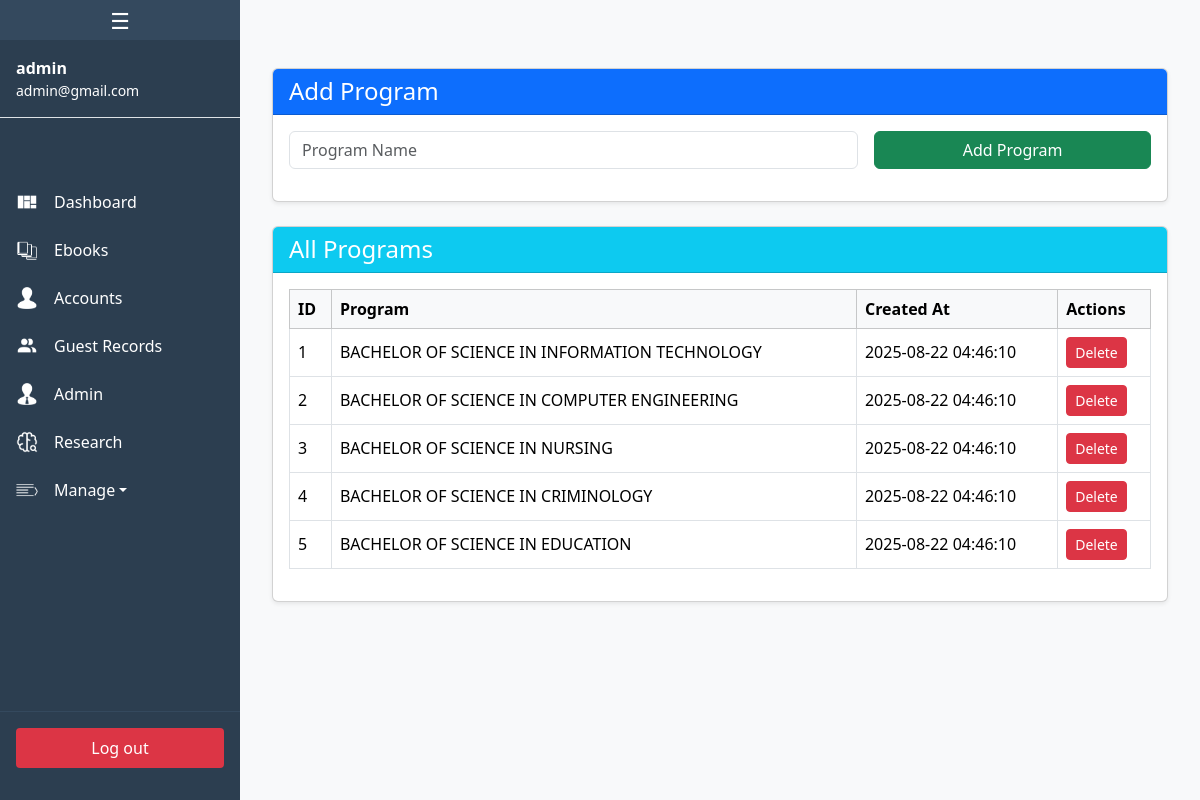
The page /tabs/admin/program_user.php (signed in) on the database its author committed.
### tables this page shows
CREATE TABLE `users` (
  `id` bigint(20) UNSIGNED NOT NULL,
  `username` varchar(255) NOT NULL,
  `email` varchar(255) NOT NULL,
  `email_verified_at` timestamp NULL DEFAULT NULL,
  `password` varchar(255) NOT NULL,
  `status` enum('inactive','active') NOT NULL,
  `remember_token` varchar(100) DEFAULT NULL,
  `created_at` timestamp NULL DEFAULT NULL,
  `updated_at` timestamp NULL DEFAULT NULL
);

CREATE TABLE `program_user` (
  `id` bigint(20) UNSIGNED NOT NULL,
  `program` varchar(255) NOT NULL,
  `created_at` timestamp NULL DEFAULT NULL,
  `updated_at` timestamp NULL DEFAULT NULL
);

### tabs/admin/program_user.php (the view, shortened to what this page needs)
<?php
include 'sidebar.php';
$programs = $conn->query("SELECT * FROM program_user ORDER BY created_at DESC");
?>
<!DOCTYPE html>
<html lang="en">
<head>
    <link href="https://cdn.jsdelivr.net/npm/bootstrap@5.3.1/dist/css/bootstrap.min.css" rel="stylesheet">
</head>
<body class="bg-light">
<div id="main-content" style="padding:20px;">
    <div class="container my-5">
    <div class="card mb-4 shadow-sm">
        <div class="card-header bg-primary text-white">
            <h4 class="mb-0">Add Program</h4>
        </div>
        <div class="card-body">
            <form method="post" class="row g-3">
                <div class="col-md-8">
                    <input type="text" name="program" class="form-control" placeholder="Program Name" required>
                </div>
                <div class="col-md-4">
                    <button type="submit" name="add_program" class="btn btn-success w-100">Add Program</button>
                </div>
            </form>
        </div>
    </div>
    <div class="card shadow-sm">
        <div class="card-header bg-info text-white">
            <h4 class="mb-0">All Programs</h4>
        </div>
        <div class="card-body">
            <table class="table table-bordered table-hover align-middle">
                <thead class="table-light">
                    <tr>
                        <th>ID</th>
                        <th>Program</th>
                        <th>Created At</th>
                        <th>Actions</th>
                    </tr>
                </thead>
                <tbody>
                    <?php while ($row = $programs->fetch_assoc()): ?>
                    <tr>
                        <td><?= $row['id'] ?></td>
                        <td><?= htmlspecialchars($row['program']) ?></td>
                        <td><?= $row['created_at'] ?></td>
                        <td>
                            <a href="?delete_id=<?= $row['id'] ?>" class="btn btn-danger btn-sm" onclick="return confirm('Are you sure you want to delete this program?')">Delete</a>
                        </td>
                    </tr>
                    <?php endwhile; ?>
                </tbody>
            </table>
        </div>
    </div>
</div>
</div>
</body>
</html>

### tabs/admin/sidebar.php (shortened to what this page needs)
<?php
include '../../database/db_connect.php';
$user = null;
if (isset($_SESSION['user_id'])) {
    $stmt = $conn->prepare("SELECT * FROM users WHERE id=? LIMIT 1");
    $stmt->bind_param("i", $_SESSION['user_id']);
    $stmt->execute();
    $result = $stmt->get_result();
    $user = $result->fetch_assoc();
}
?>
<div id="sidebar" class="sidebar">
    <button id="toggleSidebar" class="toggle-btn" aria-label="Toggle Sidebar">☰</button>
    <?php if ($user): ?>
    <div class="account-info p-3 border-bottom">
        <strong><?= htmlspecialchars($user['username']) ?></strong><br>
        <small><?= htmlspecialchars($user['email']) ?></small>
    </div>
    <?php endif; ?>
    <ul class="menu">
        <li>
            <a href="dashboard.php">
                <img src="../../images/icons/dashboard.png" class="icon" alt="Dashboard">
                <span class="label">Dashboard</span>
            </a>
        </li>
        <li>
            <a href="ebooks.php">
                <img src="../../images/icons/Books.png" class="icon" alt="Ebooks">
                <span class="label">Ebooks</span>
            </a>
        </li>
        <li>
            <a href="accounts.php">
                <img src="../../images/icons/user_setup.png" class="icon" alt="Accounts">
                <span class="label">Accounts</span>
            </a>
        </li>
        <li>
            <a href="guest_record.php">
                <img src="../../images/icons/admin.png" class="icon" alt="Guests">
                <span class="label">Guest Records</span>
            </a>
        </li>
        <li>
            <a href="admin.php">
                <img src="../../images/icons/admin_setup.png" class="icon" alt="Guests">
                <span class="label">Admin</span>
            </a>
        </li>
        <li>
            <a href="research.php">
                <img src="../../images/icons/research.png" class="icon" alt="Research">
                <span class="label">Research</span>
            </a>
        </li>
        <li class="dropdown">
            <a href="#" class="dropdown-toggle">
                <img src="../../images/icons/Setup.png" class="icon" alt="Settings">
                <span class="label">Manage</span>
            </a>
        </li>
    </ul>
    <?php if ($user): ?>
    <div class="logout-section">
        <form method="POST">
            <button type="submit" name="logout" class="logout-btn">Log out</button>
        </form>
    </div>
    <?php endif; ?>
</div>

### tabs/admin/sidebar.php (style rules this page uses)
.sidebar { position: fixed; top: 0; left: 0; height: 100vh; width: 240px; background-color: #2c3e50; color: white; display: flex; flex-direction: column; transition: width 0.3s ease; z-index: 1000; overflow-y: auto; }
.toggle-btn { background: #1a252f; border: none; color: white; font-size: 22px; width: 100%; height: 40px; cursor: pointer; display: flex; align-items: center; justify-content: center; }
.menu { list-style: none; padding: 60px 0 0 0; margin: 0; flex-grow: 1; }
.menu li { margin: 0; }
.menu a { display: flex; align-items: center; padding: 0.75rem 1rem; text-decoration: none; color: white; transition: background 0.2s ease; white-space: nowrap; }
.icon { width: 22px; height: 22px; filter: brightness(0) invert(1); flex-shrink: 0; }
.label { margin-left: 1rem; transition: opacity 0.2s ease, margin 0.2s ease; opacity: 1; }
.logout-section { padding: 1rem; border-top: 1px solid #34495e; }
.logout-btn { width: 100%; background-color: #dc3545; border: none; padding: 8px 0; border-radius: 4px; color: white; cursor: pointer; transition: background-color 0.2s; }

### rows shown on the page
users: username "admin", email "admin@gmail.com"
program_user: id "1", program "BACHELOR OF SCIENCE IN INFORMATION TECHNOLOGY", created_at "2025-08-22 04:46:10"
program_user: id "2", program "BACHELOR OF SCIENCE IN COMPUTER ENGINEERING", created_at "2025-08-22 04:46:10"
program_user: id "3", program "BACHELOR OF SCIENCE IN NURSING", created_at "2025-08-22 04:46:10"
program_user: id "4", program "BACHELOR OF SCIENCE IN CRIMINOLOGY", created_at "2025-08-22 04:46:10"
program_user: id "5", program "BACHELOR OF SCIENCE IN EDUCATION", created_at "2025-08-22 04:46:10"
